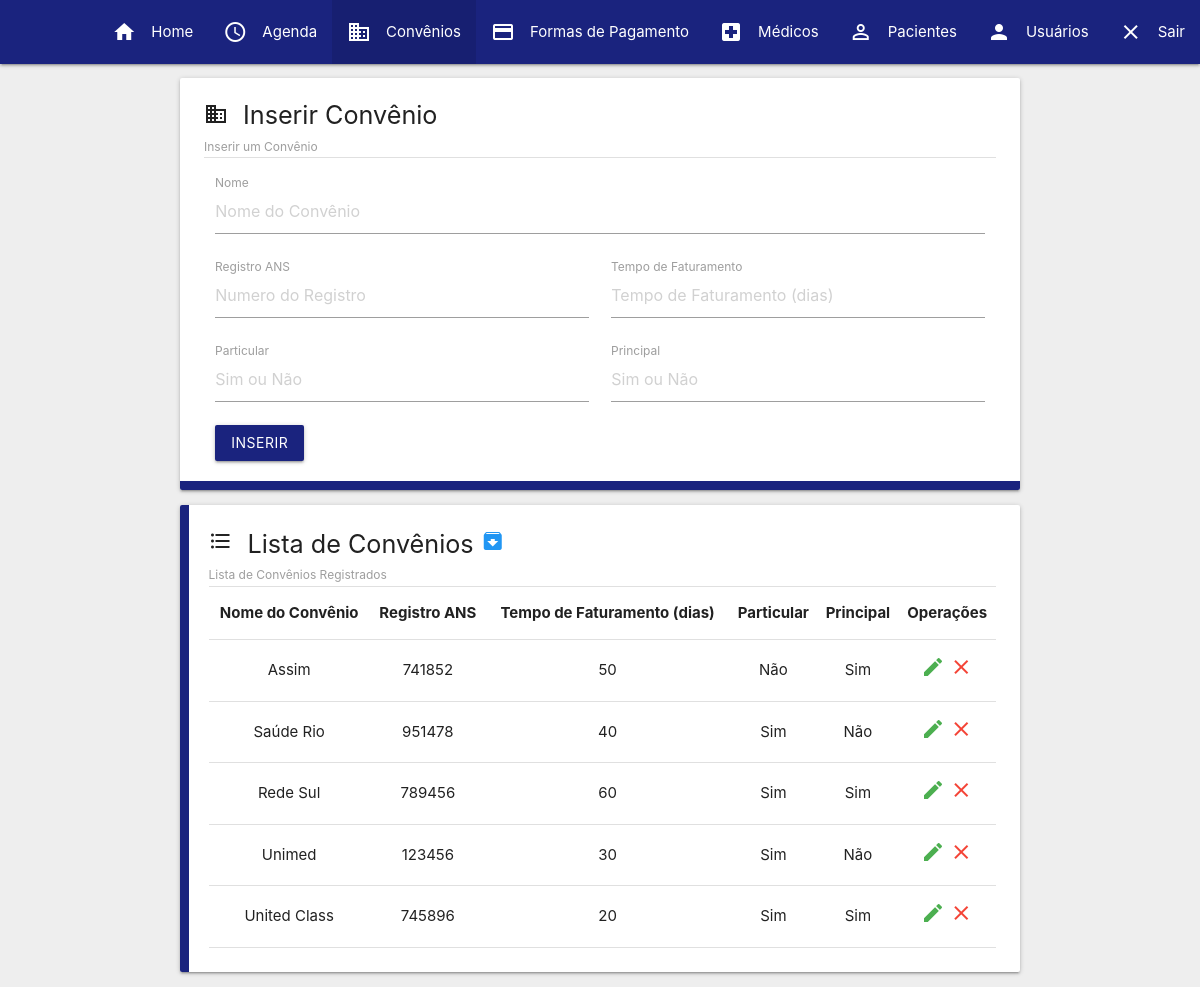
/admin/convenios/form_convenio.php (signed in), run on the app's committed database.
### tables this page shows
CREATE TABLE `convenios` (
  `con_id` int(11) NOT NULL,
  `con_nome` varchar(45) NOT NULL,
  `con_status` int(1) NOT NULL DEFAULT 1,
  `con_ANS` int(6) NOT NULL,
  `con_tempo_fatura` int(3) NOT NULL,
  `con_particular` varchar(3) NOT NULL,
  `con_principal` varchar(3) NOT NULL
);

### public_html/admin/convenios/select_convenio.php (the view)
<?php
try {
   include_once('../../assets/conexao.php');
   $sql = $pdo->prepare("SELECT * FROM convenios");
   $sql->execute();
   foreach ($sql as $key) : extract($key) ?>
      <tr>
         <td><?= $con_nome ?></td>
         <td><?= $con_ANS ?></td>
         <td><?= $con_tempo_fatura ?></td>
         <td><?= $con_particular ?></td>
         <td><?= $con_principal ?></td>
         <td><a title="Editar Convênio" href="form_update_convenio.php?con_id=<?= $con_id ?>"><i class="material-icons green-text">edit</i></a> <a title="Remover Convênio" href="delete_convenio.php?con_id=<?= $con_id ?>"><i class="material-icons red-text">clear</i></a></td>
      </tr>
   <?php endforeach ?>
<?php
} catch (PDOException $e) {
   echo 'Um erro ocorreu! Erro: ' . $e->getMessage();
}

### public_html/assets/src/css/main.css (style rules this page uses)
* { outline: none }
.material-icons { font-family: 'Material Icons'; font-weight: normal; font-style: normal; font-size: 24px; line-height: 1; letter-spacing: normal; text-transform: none; display: inline-block; white-space: nowrap; word-wrap: normal; direction: ltr; -webkit-font-feature-settings: 'liga'; font-feature-settings: 'liga'; -webkit-font-smoothing: antialiased }
body { height: 100%; display: flex; min-height: 100vh; flex-direction: column; }

### data on the page
convenios: con_nome "Assim", con_ANS "741852", con_tempo_fatura "50", con_particular "Não", con_principal "Sim"
convenios: con_nome "Saúde Rio", con_ANS "951478", con_tempo_fatura "40", con_particular "Sim", con_principal "Não"
convenios: con_nome "Rede Sul", con_ANS "789456", con_tempo_fatura "60", con_particular "Sim", con_principal "Sim"
convenios: con_nome "Unimed", con_ANS "123456", con_tempo_fatura "30", con_particular "Sim", con_principal "Não"
convenios: con_nome "United Class", con_ANS "745896", con_tempo_fatura "20", con_particular "Sim", con_principal "Sim"
